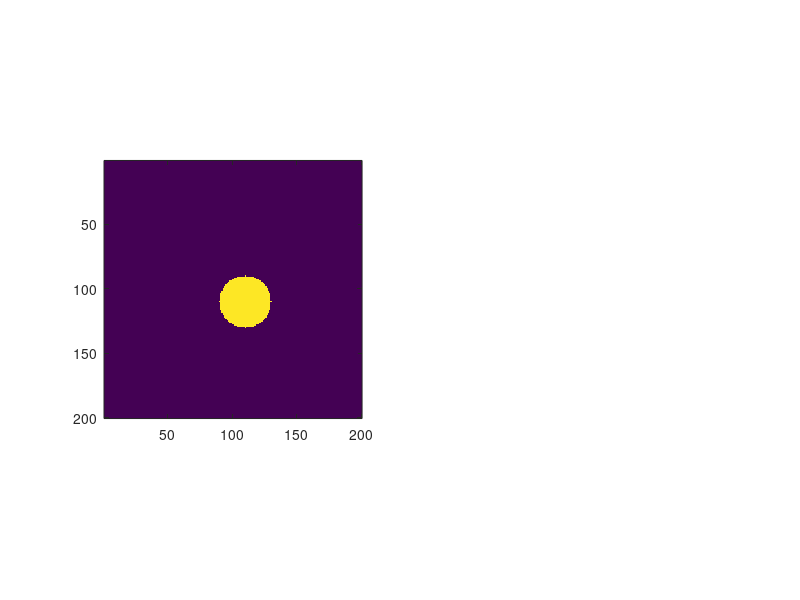

This figure's MATLAB source: (Note: this script raises an error after producing the figure.)
% TMz Simple code
clear
%Constants

mo=400*pi*1e-9;
co=2.997925e8;
eo=1.0/(mo*(co)^2);
Zo=sqrt(mo/eo);

%Model params

NX=200; %Domain size in X in cells
NY=200; %Domain size in Y in cells

Iter=415; %Number of iterations, total time is Iter*dt

dx=0.001; %Spacial step in x
dy=0.001; %Spacial step in y

dt=1/(co*sqrt(1.0/(dx^2) + 1.0/(dy^2))); %time step determined by the CFL stability condition

disp(['Velocity of Light [m/s] ' num2str(co)]);
disp(['Permittivity of Free space [F/m] '  num2str(eo)]);
disp(['Permeability of Free space [H/m] '  num2str(mo)]);
disp(['Impedance of Free space [Ohms] ' num2str(Zo)]);

disp(['FDTD Model Space in cells ' num2str(NX) ', ' num2str(NY)]);
disp(['Number of Iterations ' num2str(Iter)]);
disp(['Dx = ' num2str(dx) ',Dy = ' num2str(dy) ',Dt = ' num2str(dt)]);

Ez=zeros(NX,NY); %Ez field array
Hx=zeros(NX,NY+1); %Hx field array
Hy=zeros(NX+1,NY); %Hy field array

src=zeros(1,Iter+1); %vector to hold the excitation function

Sx = 50; %X coordinate for the source - change this for other places
Sy = 50; %Y coordiante for the source - change this for other places

Ox = 100; %X coordinate for the monitor (solution) - change this for other places
Oy = 150; %Y coordiante for the monitor (solution) - change this for other places

Out_Ez = zeros(1,Iter+1); %vector to hold output point Hz component
Out_Hx = zeros(1,Iter+1); %vector to hold output point Ex component
Out_Hy = zeros(1,Iter+1); %vector to hold output point Ey component

%destination for vectoried form
Out_vEz=zeros(1,Iter+1);
Out_vHx=zeros(1,Iter+1);
Out_vHy=zeros(1,Iter+1);


% Assume non-magnetic media and use only relative pernittivity and
% conductivity for targets

ER = ones(NX,NY)*eo; %Free Space 
SIGMA = zeros(NX,NY); %zero conductivity 

%build a cylinder. Use copy/paste to build more of these.
Radius = 20;
CenterX = 110;
CenterY = 110;
relative_permittivity = 4.0;
sigma = 0.1;

for i=CenterX-Radius-1:CenterX+Radius+1
    for j=CenterY-Radius-1:CenterY+Radius+1

        if sqrt((i-CenterX).^2+(j-CenterY).^2)<=Radius 
            ER(i,j)=relative_permittivity*eo;
            SIGMA(i,j) = sigma;
        end
    end
end

%end building objects

DA = (2*ER - SIGMA*dt)./(2*ER + SIGMA*dt);
CA = (2*dt./(2*ER + SIGMA*dt));

%Plot the electrical properties of the domain
figure; subplot(1,2,1); imagesc(ER); axis square; colorbar horr; 
subtitle('Relative permittivity');
subplot(1,2,2); imagesc(SIGMA); axis square; colorbar horr;
subtitle('Conductivity');
disp('Press enter to see the simulation')
pause;
close;


%Vectorise
vDA=zeros(NX*NY,1);
vCA=zeros(NX*NY,1);

for i=1:NX
    for j=1:NY
        vDA(j+(i-1)*NY) = DA(i,j); 
        vCA(j+(i-1)*NY) = CA(i,j);
    end
end


DB=1;
CB=dt/mo;


%source definition - can try other things ...
tw=26.53e-12;
to=4*tw;

for i=1:Iter+1
	t=i*dt;
	src(i)=-2.0*((t-to)/tw)*exp(-((t-to)/tw)^2);
end


ind=1;
time = 0;

%Start the time iterations
while ind<Iter	


for i=1:NX
    for j=2:NY
		Hx(i,j)=DB*Hx(i,j) - CB*(Ez(i,j) - Ez(i,j-1))/dy;
   end
end


for i=2:NX 
    for j=1:NY
 		Hy(i,j)=DB*Hy(i,j) + CB*(Ez(i,j) - Ez(i-1,j))/dx; 		
    end
end


time=time+dt*0.5;

for i=1:NX
    for j=1:NY
		Ez(i,j)=DA(i,j)*Ez(i,j) + CA(i,j)*(Hy(i+1,j) - Hy(i,j))/dx - CA(i,j)*(Hx(i,j+1) - Hx(i,j))/dy;
    end
end

%Adjust Ez at the source
Ez(Sx,Sy)=Ez(Sx,Sy) - CA(Sx,Sy)*src(ind)*(1/(dx*dy));


time=time+dt*05;  


%Plot the fields
subplot(1,3,1); cla; imagesc(Ez); axis square; colorbar horr; subtitle('Ez');
subplot(1,3,2); cla; imagesc(Hx); axis square; colorbar horr; subtitle('Hx');
subplot(1,3,3); cla; imagesc(Hy); axis square; colorbar horr; subtitle('Hy');
drawnow;
pause(0.1);


ind=ind+1;

end

disp('Done!');